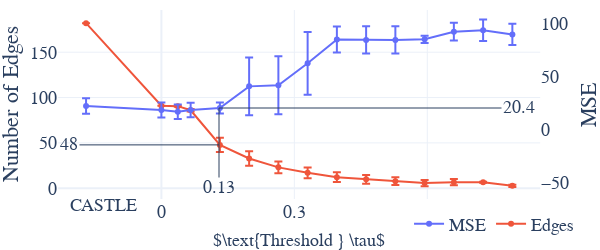

Notebook code cell kept with this figure:
### Markdown cell above
## Boston

### Code cell
import re
from utils import load_pickle
import pandas as pd
import numpy as np

save = True
dset='100000'
version = 'boston'#'(adult2|adult)'
metric = 'MSE'
theta = '(([+-])?\d(\.\d+)?)'
folder = "./results/adjmats/"
list_edges = []
for filename in os.listdir(folder):
    match = re.search(f'W_est.{dset}.(\d).(\d).(.*?).{version}.pkl$', filename)
    if match:
        out_f, in_f, theta = match.groups()
        edges = sum(load_pickle(os.path.join(folder,filename), verbose=False).flatten()>0)
        list_edges.append((float(theta), out_f, in_f, edges))
n_edges = pd.DataFrame(list_edges).groupby(0, as_index=False).agg({3 : ['mean', 'std']})
n_edges.columns = n_edges.columns.droplevel()
n_edges.columns = ['theta','N_edges','Std']

folder = "./results/"
filename = f"Nested5FoldCASTLE.Reg.Synth.100000.{version}.pkl"
describe = load_pickle(os.path.join(folder,filename), verbose=False)
agg_stats = pd.DataFrame([(describe[c]['theta'],c[9],describe[c]['fold'],describe[c][metric]) for c in describe]).groupby(0, as_index=False).agg({2 : ['count','max'], 3 : ['mean', 'std']})
agg_stats.columns = ['theta', 'count','folds',  'accuracy_mean', 'accuracy_std']
agg_stats=agg_stats.merge(n_edges,on='theta')
agg_stats= agg_stats.drop_duplicates(subset=['N_edges'])
sub = -0.17
agg_stats.loc[agg_stats['theta']==-1,'theta'] = sub

filter_theta = 0.8
filter_list = []
agg_stats = agg_stats[(agg_stats['theta']<=filter_theta) & (~round(agg_stats['theta'],3).isin(filter_list))]
display(agg_stats)

import plotly.graph_objects as go
from plotly.subplots import make_subplots

# Create figure with secondary y-axis
fig = make_subplots(specs=[[{"secondary_y": True}]])

if metric == 'accuracy':
    metric =metric.capitalize()
else:
    metric = metric.upper()

# Add traces
fig.add_trace(
    go.Scatter(x=agg_stats['theta'], y=agg_stats['accuracy_mean'], name=metric,         
    error_y=dict(
            type='data', # value of error bar given in data coordinates
            array=agg_stats['accuracy_std'],
            visible=True)
            ),
    secondary_y=True, 
)

fig.add_trace(
    go.Scatter(x=agg_stats['theta'], y=agg_stats['N_edges'], name="Edges",
    error_y=dict(
            type='data', # value of error bar given in data coordinates
            array=agg_stats['Std'],
            visible=True)
              ),
    secondary_y=False,
)

# Add figure title
fig.update_layout(
    title='',
    legend={
        'y':-0.23,
        'x':0.85,
        'orientation':"h",
        'xanchor': 'center',
        'yanchor': 'bottom'},
    template='plotly_white',
    autosize=True,
    width=600, height=250, 
    margin=dict(
        l=10,
        r=10,
        b=0,
        t=10,
        pad=0
    ),
    font=dict(
        family='Serif',#"Courier New, monospace",
        size=18,
        # color="Black"
    )    
)

# Set x-axis title
fig.update_xaxes(showgrid=True,title={'text':r'$\text{Threshold } \tau$','font':{'size':18#, 'family': 'Courier New, monospace',
}},tickvals=list(np.round(np.arange(0, max(agg_stats['theta']), 0.3),3)),
)

# Set y-axes titles
fig.update_yaxes(showgrid=False,nticks=6,zeroline=False, title={'text':metric#,'font':{'size':18}
}, #nticks=13,
secondary_y=True)
fig.update_yaxes(showgrid=True,nticks=6,zeroline=True, title={'text':"Number of Edges"#,'font':{'size':18}
}, secondary_y=False)

fig.add_annotation(x=0.02, y=-0.094,
            text="CASTLE",
            showarrow=False,
            yshift=0,
            xref='paper',
            yref='paper',)
chosen_tau=0.13
y_co = agg_stats[agg_stats['theta']==chosen_tau]['accuracy_mean']
fig.add_annotation(x=chosen_tau, y=20.363,
            text=str(chosen_tau),
            showarrow=True,
            yshift=0,
            xref='x',ax=0,
            yref='y2',ay=80)
fig.add_annotation(x=chosen_tau, y=20.363,
            text=str(20.4),
            showarrow=True,
            yshift=0,
            xref='x',ax=300,
            yref='y2',ay=0)
fig.add_annotation(x=chosen_tau, y=47.8,
            text=str(48),
            showarrow=True,
            yshift=0,
            xref='x',ax=-150,
            yref='y',ay=0)
            
fig.show()

output_folder = "figures"
if not os.path.exists(output_folder):
    os.mkdir(output_folder)

out_path = os.path.join(output_folder,f"plot_tauoptim_{version}.png")

if save:
    import kaleido
    fig.write_image(out_path)

### Figure 1 — Plotly figure (JSON) as saved in the notebook; plotly's stock layout.template omitted (floating-point values rounded to 4 significant figures)
{"data": [{"error_y": {"array": [7.387, 7.043, 6.784, 6.869, 5.234, 27.21, 27.31, 29.58, 12.28, 12.86, 12.87, 3.362, 8.357, 10.11, 10.01], "type": "data", "visible": true}, "name": "MSE", "type": "scatter", "x": [-0.17, 0, 0.037, 0.066, 0.132, 0.198, 0.264, 0.33, 0.396, 0.462, 0.528, 0.594, 0.66, 0.726, 0.792], "xaxis": "x", "y": [22.23, 18.51, 16.82, 18.44, 20.36, 40.77, 41.88, 62.5, 85.0, 84.61, 84.6, 85.13, 92.36, 93.78, 89.78], "yaxis": "y2"}, {"error_y": {"array": [0, 0, 0.527, 1.291, 7.943, 8.098, 6.39, 5.916, 5.416, 4.805, 4.252, 3.416, 3.519, 0.527, 1.291], "type": "data", "visible": true}, "name": "Edges", "type": "scatter", "x": [-0.17, 0, 0.037, 0.066, 0.132, 0.198, 0.264, 0.33, 0.396, 0.462, 0.528, 0.594, 0.66, 0.726, 0.792], "xaxis": "x", "y": [182, 91, 90.5, 86, 47.8, 32.8, 23, 17, 12.2, 9.8, 7.8, 5.667, 6.667, 6.5, 2.667], "yaxis": "y"}], "layout": {"annotations": [{"showarrow": false, "text": "CASTLE", "x": 0.02, "xref": "paper", "y": -0.094, "yref": "paper", "yshift": 0}, {"ax": 0, "ay": 80, "showarrow": true, "text": "0.13", "x": 0.13, "xref": "x", "y": 20.36, "yref": "y2", "yshift": 0}, {"ax": 300, "ay": 0, "showarrow": true, "text": "20.4", "x": 0.13, "xref": "x", "y": 20.36, "yref": "y2", "yshift": 0}, {"ax": -150, "ay": 0, "showarrow": true, "text": "48", "x": 0.13, "xref": "x", "y": 47.8, "yref": "y", "yshift": 0}], "autosize": true, "font": {"family": "Serif", "size": 18}, "height": 250, "legend": {"orientation": "h", "x": 0.85, "xanchor": "center", "y": -0.23, "yanchor": "bottom"}, "margin": {"b": 0, "l": 10, "pad": 0, "r": 10, "t": 10}, "title": {"text": ""}, "width": 600, "xaxis": {"anchor": "y", "domain": [0, 0.94], "showgrid": true, "tickvals": [0, 0.3, 0.6], "title": {"font": {"size": 18}, "text": "$\\text{Threshold } \\tau$"}}, "yaxis": {"anchor": "x", "domain": [0, 1], "nticks": 6, "showgrid": true, "title": {"text": "Number of Edges"}, "zeroline": true}, "yaxis2": {"anchor": "x", "nticks": 6, "overlaying": "y", "showgrid": false, "side": "right", "title": {"text": "MSE"}, "zeroline": false}}}
